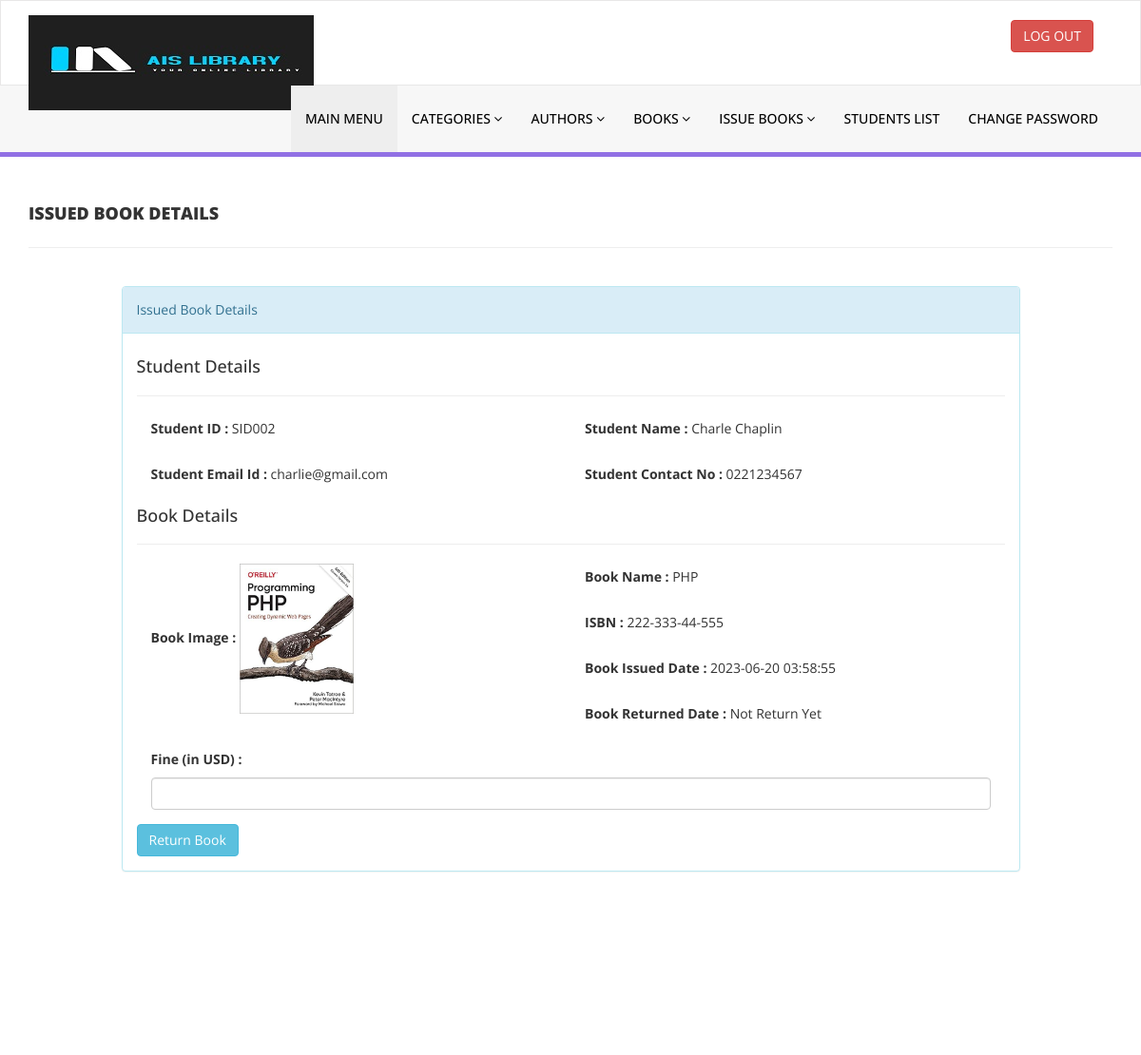
The page /admin/update-issue-bookdeails.php?rid=2 (signed in) on the database its author committed.
### tables this page shows
CREATE TABLE IF NOT EXISTS `tblissuedbookdetails` (
  `id` int NOT NULL AUTO_INCREMENT,
  `BookId` int DEFAULT NULL,
  `StudentID` varchar(150) DEFAULT NULL,
  `IssuesDate` timestamp NULL DEFAULT CURRENT_TIMESTAMP,
  `ReturnDate` timestamp NULL DEFAULT NULL ON UPDATE CURRENT_TIMESTAMP,
  `RetrunStatus` int DEFAULT NULL,
  `fine` int DEFAULT NULL,
  PRIMARY KEY (`id`)
);

CREATE TABLE IF NOT EXISTS `tblstudents` (
  `id` int NOT NULL AUTO_INCREMENT,
  `StudentId` varchar(100) DEFAULT NULL,
  `FullName` varchar(120) DEFAULT NULL,
  `EmailId` varchar(120) DEFAULT NULL,
  `MobileNumber` char(11) DEFAULT NULL,
  `Password` varchar(120) DEFAULT NULL,
  `Status` int DEFAULT NULL,
  `RegDate` timestamp NULL DEFAULT CURRENT_TIMESTAMP,
  `UpdationDate` timestamp NULL DEFAULT NULL ON UPDATE CURRENT_TIMESTAMP,
  PRIMARY KEY (`id`),
  UNIQUE KEY `StudentId` (`StudentId`)
);

CREATE TABLE IF NOT EXISTS `tblbooks` (
  `id` int NOT NULL AUTO_INCREMENT,
  `BookName` varchar(255) DEFAULT NULL,
  `CatId` int DEFAULT NULL,
  `AuthorId` int DEFAULT NULL,
  `ISBNNumber` varchar(25) DEFAULT NULL,
  `BookPrice` decimal(10,2) DEFAULT NULL,
  `bookImage` varchar(250) NOT NULL,
  `isIssued` int DEFAULT NULL,
  `RegDate` timestamp NULL DEFAULT CURRENT_TIMESTAMP,
  `UpdationDate` timestamp NULL DEFAULT NULL ON UPDATE CURRENT_TIMESTAMP,
  PRIMARY KEY (`id`)
);

### admin/update-issue-bookdeails.php (the view, shortened to what this page needs)
<?php
include('includes/config.php');
if(strlen($_SESSION['alogin'])==0)
    {
header('location:index.php');
}
else{
?>
<!DOCTYPE html>
<html xmlns="http://www.w3.org/1999/xhtml">
<head>
    <link href="assets/css/bootstrap.css" rel="stylesheet" />
    <link href="assets/css/font-awesome.css" rel="stylesheet" />
    <link href="assets/css/style.css" rel="stylesheet" />
</head>
<body>
<?php include('includes/header.php');?>
    <div class="content-wrapper">
         <div class="container">
        <div class="row pad-botm">
            <div class="col-md-12">
                <h4 class="header-line">Issued Book Details</h4>
                            </div>
</div>
<div class="row">
<div class="col-md-10 col-sm-6 col-xs-12 col-md-offset-1">
<div class="panel panel-info">
<div class="panel-heading">
Issued Book Details
</div>
<div class="panel-body">
<form role="form" method="post">
<?php
$rid=intval($_GET['rid']);
$sql = "SELECT tblstudents.StudentId ,tblstudents.FullName,tblstudents.EmailId,tblstudents.MobileNumber,tblbooks.BookName,tblbooks.ISBNNumber,tblissuedbookdetails.IssuesDate,tblissuedbookdetails.ReturnDate,tblissuedbookdetails.id as rid,tblissuedbookdetails.fine,tblissuedbookdetails.RetrunStatus,tblbooks.id as bid,tblbooks.bookImage from  tblissuedbookdetails join tblstudents on tblstudents.StudentId=tblissuedbookdetails.StudentId join tblbooks on tblbooks.id=tblissuedbookdetails.BookId where tblissuedbookdetails.id=:rid";
$query = $dbh -> prepare($sql);
$query->bindParam(':rid',$rid,PDO::PARAM_STR);
$query->execute();
$results=$query->fetchAll(PDO::FETCH_OBJ);
if($query->rowCount() > 0)
{
foreach($results as $result)
{               ?>
<h4>Student Details</h4>
<hr />
<div class="col-md-6">
<div class="form-group">
<label>Student ID :</label>
<?php echo htmlentities($result->StudentId);?>
</div></div>
<div class="col-md-6">
<div class="form-group">
<label>Student Name :</label>
<?php echo htmlentities($result->FullName);?>
</div></div>
<div class="col-md-6">
<div class="form-group">
<label>Student Email Id :</label>
<?php echo htmlentities($result->EmailId);?>
</div></div>
<div class="col-md-6">
<div class="form-group">
<label>Student Contact No :</label>
<?php echo htmlentities($result->MobileNumber);?>
</div></div>
<h4>Book Details</h4>
<hr />
<div class="col-md-6">
<div class="form-group">
<label>Book Image :</label>
<img src="bookimg/<?php echo htmlentities($result->bookImage); ?>" width="120">
</div></div>
<div class="col-md-6">
<div class="form-group">
<label>Book Name :</label>
<?php echo htmlentities($result->BookName);?>
</div>
</div>
<div class="col-md-6">
<div class="form-group">
<label>ISBN :</label>
<?php echo htmlentities($result->ISBNNumber);?>
</div>
</div>
<div class="col-md-6">
<div class="form-group">
<label>Book Issued Date :</label>
<?php echo htmlentities($result->IssuesDate);?>
</div></div>
<div class="col-md-6">
<div class="form-group">
<label>Book Returned Date :</label>
<?php if($result->ReturnDate=="")
                                            {
                                                echo htmlentities("Not Return Yet");
                                            } else {
                                            echo htmlentities($result->ReturnDate);
}
                                            ?>
</div>
</div>
<div class="col-md-12">
<div class="form-group">
<label>Fine (in USD) :</label>
<?php
if($result->fine=="")
{?>
<input class="form-control" type="text" name="fine" id="fine"  required />
<?php }else {
echo htmlentities($result->fine);
}
?>
</div>
</div>
 <?php if($result->RetrunStatus==0){?>
<button type="submit" name="return" id="submit" class="btn btn-info">Return Book </button>
 </div>
<?php }}} ?>
                            </div>
                        </div>
                            </div>
        </div>
    </div>
  <?php include('includes/footer.php');?>
</body>
</html>
<?php } ?>

### admin/assets/css/style.css (style rules this page uses)
.content-wrapper { margin-top: 40px; min-height:800px; padding-bottom:90px; }
.header-line { font-weight:900; padding-bottom:25px; border-bottom:1px solid #eeeeee; text-transform:uppercase; }
.pad-botm { padding-bottom:30px; }

### rows shown on the page
tblissuedbookdetails: tblstudents.StudentId "SID002", tblstudents.FullName "Charle Chaplin", tblstudents.EmailId "charlie@gmail.com", tblstudents.MobileNumber "0221234567", BookId.bookImage (picture), BookId.BookName "PHP", BookId.ISBNNumber "222-333-44-555", IssuesDate "2023-06-20 03:58:55", shows "Return Book"
